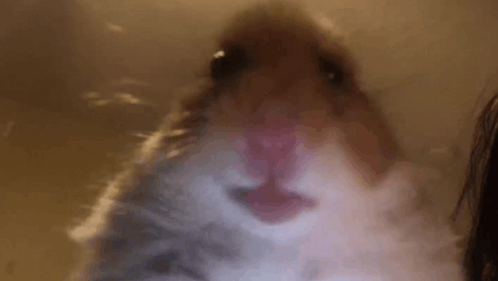
#> input picture cw5/images/hamster_call.png, 498 x 281 px
$ python main.py
#> lines starting #> are read from the running program, lines starting #| are printed output that depends on the picture
### cw2/util.py
import cv2
import numpy as np

def load_image(path):
#> called with path = 'images/hamster_call.png'
    img = cv2.imread(path)
#> img is the input picture: shape (281, 498, 3); mean B, G, R 63.1, 79.9, 105.8
    if img is None:
        raise FileNotFoundError(f'Nie można wczytać: {path}')
    return img

# [6 lines left out: function preprocess_image, not called in this run]

def show_image(title, image):
    cv2.imshow(title, image)
    cv2.waitKey(0)
    cv2.destroyAllWindows()

### cw5/tasks.py
import cv2
import imutils
from util import show_image

def task_1(image):
    h, w = image.shape[:2]
#> h = 281; w = 498
    center = (w // 2, h // 2)
#> center = (249, 140)
    matrix = cv2.getRotationMatrix2D(center, 45, 1.0)
    rotated = cv2.warpAffine(image, matrix, (w, h))
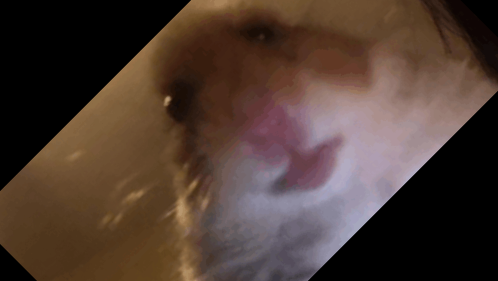
#> rotated: shape (281, 498, 3); mean B, G, R 50.1, 59.1, 77.5
    show_image("Rotated 45 degrees", rotated)

def task_2(image):
    h, w = image.shape[:2]
#> h = 281; w = 498
    center = (w // 2, h // 2)
#> center = (249, 140)
    matrix = cv2.getRotationMatrix2D(center, -90, 1.0)
    rotated = cv2.warpAffine(image, matrix, (w, h))
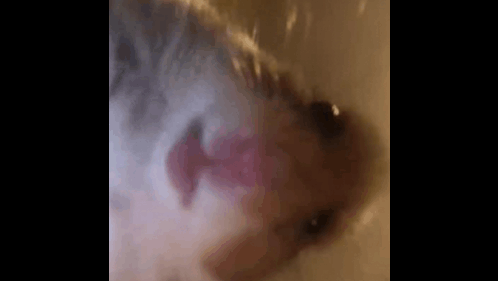
#> rotated: shape (281, 498, 3); mean B, G, R 43.6, 48.8, 62.6
    show_image("Rotated -90 degrees", rotated)

def task_3(image):
    h, w = image.shape[:2]
#> h = 281; w = 498
    matrix = cv2.getRotationMatrix2D((0, 0), 30, 1.0)
    rotated = cv2.warpAffine(image, matrix, (w, h))
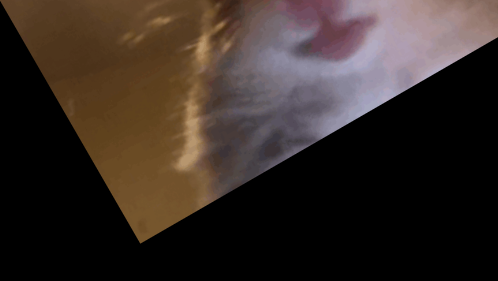
#> rotated: shape (281, 498, 3); mean B, G, R 38, 43.4, 54.1
    show_image("Rotated 30 degrees around top-left corner", rotated)

def task_4(image):
    angle = float(input("Enter rotation angle: "))
#> the answer given: 3
    h, w = image.shape[:2]
#> h = 281; w = 498
    center = (w // 2, h // 2)
#> center = (249, 140)
    matrix = cv2.getRotationMatrix2D(center, angle, 1.0)
    rotated = cv2.warpAffine(image, matrix, (w, h))
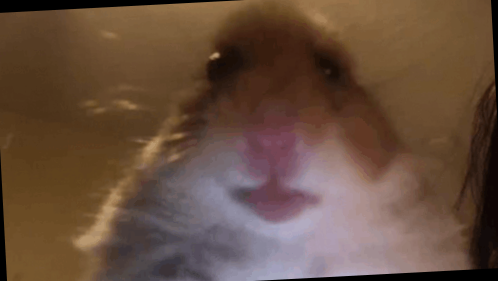
#> rotated: shape (281, 498, 3); mean B, G, R 61.6, 77.7, 102.8
    show_image(f"Rotated {angle} degrees", rotated)

def task_5(image):
    rotated = imutils.rotate(image, 180)
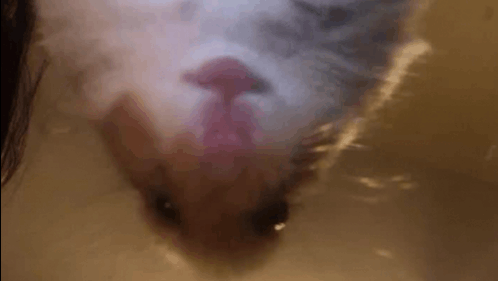
#> rotated: shape (281, 498, 3); mean B, G, R 63.1, 79.8, 105.6
    show_image("Rotated 180 degrees (imutils)", rotated)

def task_6(image):
    rotated = imutils.rotate_bound(image, -33)
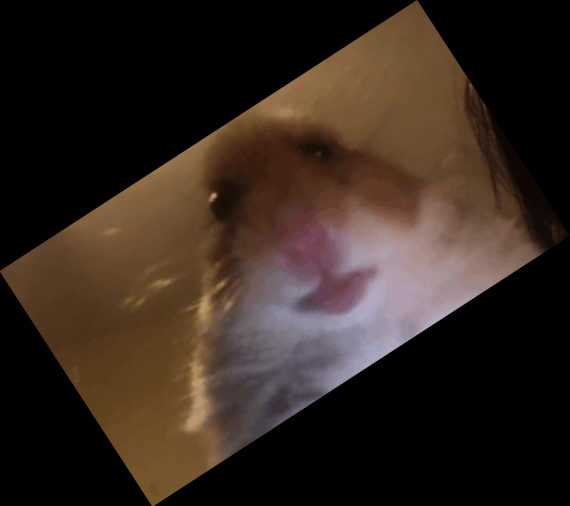
#> rotated: shape (506, 570, 3); mean B, G, R 30.6, 38.8, 51.3
    show_image("Rotated -33 degrees (imutils, rotate_bound)", rotated)

def task_7(image):
    h, w = image.shape[:2]
#> h = 281
    center = (w // 2, h // 2)
    matrix = cv2.getRotationMatrix2D(center, 60, 1.0)
    rotated_warpAffine = cv2.warpAffine(image, matrix, (w, h))
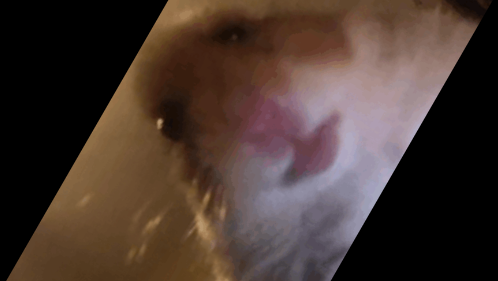
#> rotated_warpAffine: shape (281, 498, 3); mean B, G, R 48, 55.1, 71.5
    rotated_imutils = imutils.rotate(image, 60)
    show_image("Rotated 60 degrees (warpAffine)", rotated_warpAffine)
    show_image("Rotated 60 degrees (imutils)", rotated_imutils)

# [24 lines left out: functions task_8, task_9, task_10, not called in this run]

### cw5/main.py
from tasks import *
from util import load_image

PATH = 'images/hamster_call.png'
image = load_image(PATH)

if __name__ == "__main__":
    PATH = 'images/hamster_call.png'
    image = load_image(PATH)
    task_1(image)
    task_2(image)
    task_3(image)
    task_4(image)
    task_5(image)
    task_6(image)
    task_7(image)
    task_8(image)
    task_9(image)
    task_10(image)
